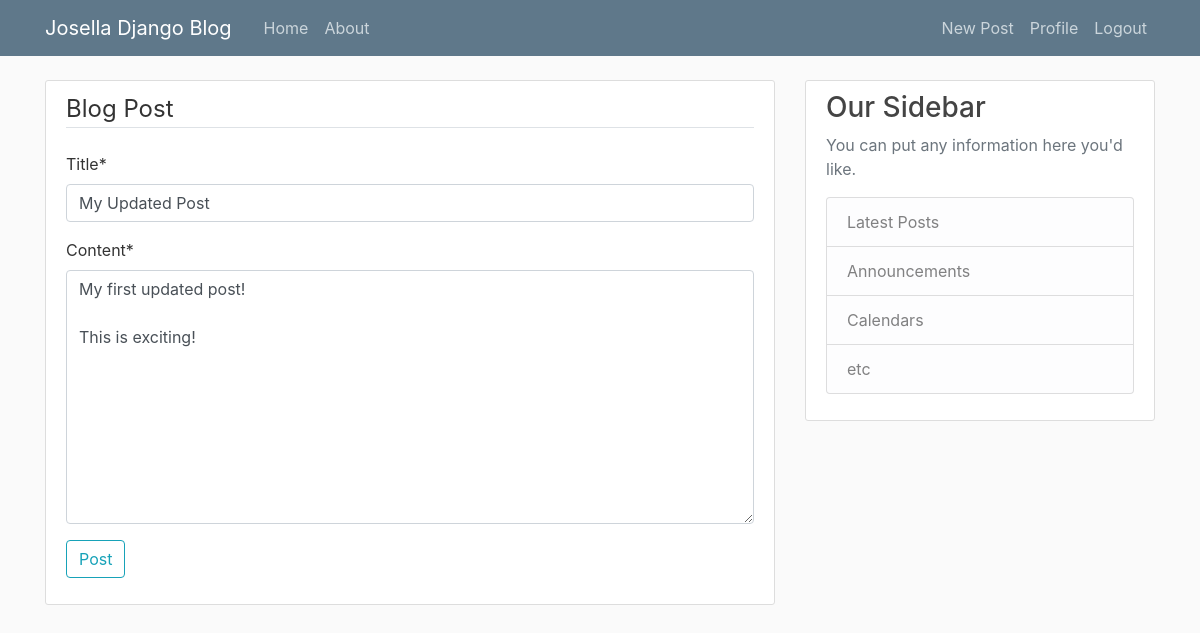
The page /post/7/update (signed in) on the database its author committed.
### blogapp/models.py (models this page shows, shortened)
class Post(models.Model):
    title = models.CharField(max_length=100)
    content = models.TextField()
    date_posted = models.DateField(default=timezone.now)
    author = models.ForeignKey(User, on_delete=models.CASCADE)

### blogapp/views.py (the view, shortened to what this page needs)
# urls.py: path('post/<int:pk>/update', PostUpdateView.as_view(), name='post-update'),
class PostUpdateView(LoginRequiredMixin,UserPassesTestMixin, UpdateView):
    model = Post
    fields = ['title', 'content']
    def test_func(self):
        post = self.get_object()
        if self.request.user == post.author:
            return True
        return False

### blogapp/templates/blogapp/post_form.html (shortened to what this page needs)
{%extends "blogapp/base.html" %}
{% load crispy_forms_tags %}
{% block content %}
    <div class="content-section">
        <form method="POST">
            <fieldset>
                <legend class="border-bottom mb-4">Blog Post</legend>
                {{ form|crispy }}
            </fieldset>
            <div class = "form-group">
                <button class="btn btn-outline-info" type="submit">Post</button>
            </div>
        </form>
    </div>
{% endblock content %}

### blogapp/static/blogapp/main.css (style rules this page uses)
body { background: #fafafa; color: #333333; margin-top: 5rem; }
.content-section { background: #ffffff; padding: 10px 20px; border: 1px solid #dddddd; border-radius: 3px; margin-bottom: 20px; }

### rows shown on the page
Post: title "My Updated Post", content "My first updated post! This is exciting!"
